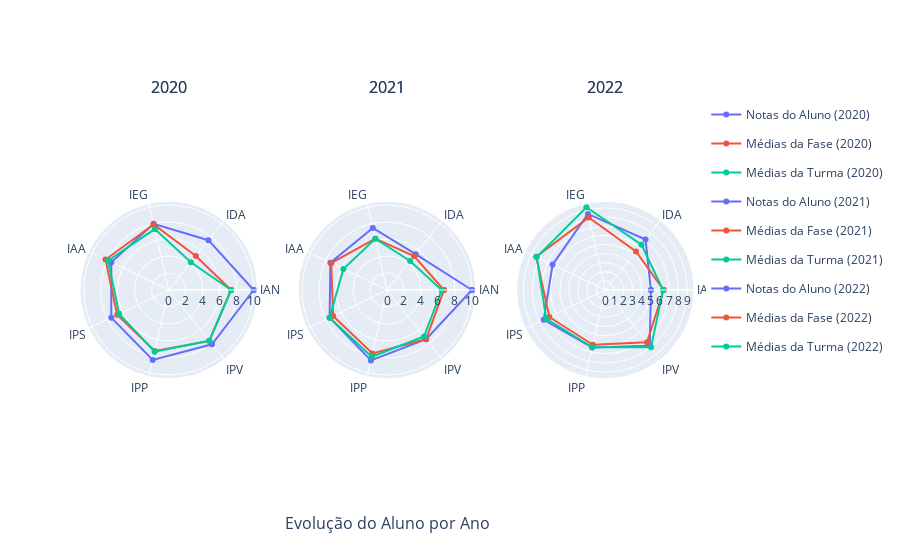

Notebook code cell kept with this figure:
### Code cell
fig = make_subplots(rows=1, cols=3, specs=[[{'type': 'polar'}]*3],
                    subplot_titles=('2020', '2021', '2022'), column_titles=('2020', '2021', '2022'), x_title="Evolução do Aluno por Ano")
for index, key in enumerate(teste1):
    fig1 = px.line_polar(teste1[key], r="Nota", theta="Indice", color="Legenda", line_close=True, title="2020", markers=True, range_r=[0,10], start_angle=0, direction='counterclockwise')
    fig.add_traces(list(fig1.select_traces()),1,index+1)


# fig.update_layout(
#     polar = dict(
#         angularaxis = dict(
#             rotation=0, # start position of angular axis
#             direction="counterclockwise"
#         )
#     ),
#     polar2 = dict(
#         angularaxis = dict(
#             rotation = 0,
#             direction = "counterclockwise"
#         ),
#     ))

fig.show()

### Figure 1 — Plotly figure (JSON) as saved in the notebook; plotly's stock layout.template omitted (floating-point values rounded to 4 significant figures)
{"data": [{"hovertemplate": "Legenda=Notas do Aluno (2020)<br>Nota=%{r}<br>Indice=%{theta}<extra></extra>", "legendgroup": "Notas do Aluno (2020)", "line": {"color": "#636efa", "dash": "solid"}, "marker": {"symbol": "circle"}, "mode": "lines+markers", "name": "Notas do Aluno (2020)", "r": [10.0, 7.5, 8.0, 7.5, 7.5, 8.44, 8.17, 10.0], "showlegend": true, "subplot": "polar", "theta": ["IAN", "IDA", "IEG", "IAA", "IPS", "IPP", "IPV", "IAN"], "type": "scatterpolar"}, {"hovertemplate": "Legenda=Médias da Fase (2020)<br>Nota=%{r}<br>Indice=%{theta}<extra></extra>", "legendgroup": "Médias da Fase (2020)", "line": {"color": "#EF553B", "dash": "solid"}, "marker": {"symbol": "circle"}, "mode": "lines+markers", "name": "Médias da Fase (2020)", "r": [7.34, 5.13, 7.92, 8.26, 6.73, 7.37, 7.67, 7.34], "showlegend": true, "subplot": "polar", "theta": ["IAN", "IDA", "IEG", "IAA", "IPS", "IPP", "IPV", "IAN"], "type": "scatterpolar"}, {"hovertemplate": "Legenda=Médias da Turma (2020)<br>Nota=%{r}<br>Indice=%{theta}<extra></extra>", "legendgroup": "Médias da Turma (2020)", "line": {"color": "#00cc96", "dash": "solid"}, "marker": {"symbol": "circle"}, "mode": "lines+markers", "name": "Médias da Turma (2020)", "r": [7.35, 4.18, 7.35, 7.93, 6.47, 7.45, 7.65, 7.35], "showlegend": true, "subplot": "polar", "theta": ["IAN", "IDA", "IEG", "IAA", "IPS", "IPP", "IPV", "IAN"], "type": "scatterpolar"}, {"hovertemplate": "Legenda=Notas do Aluno (2021)<br>Nota=%{r}<br>Indice=%{theta}<extra></extra>", "legendgroup": "Notas do Aluno (2021)", "line": {"color": "#636efa", "dash": "solid"}, "marker": {"symbol": "circle"}, "mode": "lines+markers", "name": "Notas do Aluno (2021)", "r": [10.0, 5.4, 7.5, 7.4, 7.5, 8.5, 7.4, 10.0], "showlegend": true, "subplot": "polar2", "theta": ["IAN", "IDA", "IEG", "IAA", "IPS", "IPP", "IPV", "IAN"], "type": "scatterpolar"}, {"hovertemplate": "Legenda=Médias da Fase (2021)<br>Nota=%{r}<br>Indice=%{theta}<extra></extra>", "legendgroup": "Médias da Fase (2021)", "line": {"color": "#EF553B", "dash": "solid"}, "marker": {"symbol": "circle"}, "mode": "lines+markers", "name": "Médias da Fase (2021)", "r": [6.7, 5.11, 6.2, 7.29, 7.04, 7.67, 7.39, 6.7], "showlegend": true, "subplot": "polar2", "theta": ["IAN", "IDA", "IEG", "IAA", "IPS", "IPP", "IPV", "IAN"], "type": "scatterpolar"}, {"hovertemplate": "Legenda=Médias da Turma (2021)<br>Nota=%{r}<br>Indice=%{theta}<extra></extra>", "legendgroup": "Médias da Turma (2021)", "line": {"color": "#00cc96", "dash": "solid"}, "marker": {"symbol": "circle"}, "mode": "lines+markers", "name": "Médias da Turma (2021)", "r": [6.43, 4.37, 6.19, 5.7, 7.5, 8.06, 7.0, 6.43], "showlegend": true, "subplot": "polar2", "theta": ["IAN", "IDA", "IEG", "IAA", "IPS", "IPP", "IPV", "IAN"], "type": "scatterpolar"}, {"hovertemplate": "Legenda=Notas do Aluno (2022)<br>Nota=%{r}<br>Indice=%{theta}<extra></extra>", "legendgroup": "Notas do Aluno (2022)", "line": {"color": "#636efa", "dash": "solid"}, "marker": {"symbol": "circle"}, "mode": "lines+markers", "name": "Notas do Aluno (2022)", "r": [5.0, 7.08, 8.56, 6.42, 7.5, 6.46, 7.83, 5.0], "showlegend": true, "subplot": "polar3", "theta": ["IAN", "IDA", "IEG", "IAA", "IPS", "IPP", "IPV", "IAN"], "type": "scatterpolar"}, {"hovertemplate": "Legenda=Médias da Fase (2022)<br>Nota=%{r}<br>Indice=%{theta}<extra></extra>", "legendgroup": "Médias da Fase (2022)", "line": {"color": "#EF553B", "dash": "solid"}, "marker": {"symbol": "circle"}, "mode": "lines+markers", "name": "Médias da Fase (2022)", "r": [6.4, 5.4, 8.16, 8.41, 6.82, 6.16, 7.34, 6.4], "showlegend": true, "subplot": "polar3", "theta": ["IAN", "IDA", "IEG", "IAA", "IPS", "IPP", "IPV", "IAN"], "type": "scatterpolar"}, {"hovertemplate": "Legenda=Médias da Turma (2022)<br>Nota=%{r}<br>Indice=%{theta}<extra></extra>", "legendgroup": "Médias da Turma (2022)", "line": {"color": "#00cc96", "dash": "solid"}, "marker": {"symbol": "circle"}, "mode": "lines+markers", "name": "Médias da Turma (2022)", "r": [6.33, 6.36, 9.32, 8.35, 7.21, 6.45, 8.05, 6.33], "showlegend": true, "subplot": "polar3", "theta": ["IAN", "IDA", "IEG", "IAA", "IPS", "IPP", "IPV", "IAN"], "type": "scatterpolar"}], "layout": {"polar": {"domain": {"x": [0.0, 0.2889], "y": [0.0, 1.0]}}, "polar2": {"domain": {"x": [0.3556, 0.6444], "y": [0.0, 1.0]}}, "polar3": {"domain": {"x": [0.7111, 1.0], "y": [0.0, 1.0]}}, "annotations": [{"font": {"size": 16}, "showarrow": false, "text": "2020", "x": 0.1444, "xanchor": "center", "xref": "paper", "y": 1.0, "yanchor": "bottom", "yref": "paper"}, {"font": {"size": 16}, "showarrow": false, "text": "2021", "x": 0.5, "xanchor": "center", "xref": "paper", "y": 1.0, "yanchor": "bottom", "yref": "paper"}, {"font": {"size": 16}, "showarrow": false, "text": "2022", "x": 0.8556, "xanchor": "center", "xref": "paper", "y": 1.0, "yanchor": "bottom", "yref": "paper"}, {"font": {"size": 16}, "showarrow": false, "text": "2020", "x": 0.1444, "xanchor": "center", "xref": "paper", "y": 1.0, "yanchor": "bottom", "yref": "paper"}, {"font": {"size": 16}, "showarrow": false, "text": "2021", "x": 0.5, "xanchor": "center", "xref": "paper", "y": 1.0, "yanchor": "bottom", "yref": "paper"}, {"font": {"size": 16}, "showarrow": false, "text": "2022", "x": 0.8556, "xanchor": "center", "xref": "paper", "y": 1.0, "yanchor": "bottom", "yref": "paper"}, {"font": {"size": 16}, "showarrow": false, "text": "Evolução do Aluno por Ano", "x": 0.5, "xanchor": "center", "xref": "paper", "y": 0, "yanchor": "top", "yref": "paper", "yshift": -30}]}}
